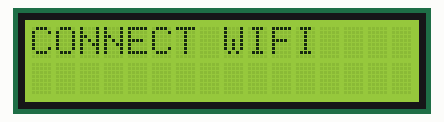
Simulated run of this sketch. Board: Arduino Uno R4 WiFi. Parts: 16×2 character LCD. WiFi joins after 1.5 s; servers stay silent unless stated.

Above: at 0.1 s.
At 1.7 s:
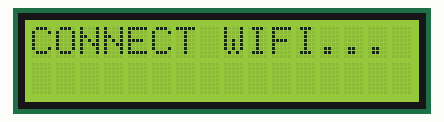
At 3.7 s:
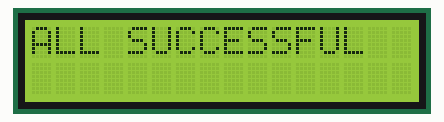

The sketch:

ConnectWiFi.ino
```cpp
#include "WiFiS3.h"
#include <Wire.h>
#include <LiquidCrystal_I2C.h>

LiquidCrystal_I2C lcd(0x3F, 16, 2);

// SSID及びPASSはコピペする際に必ず消去してください。個人情報です。
#define SECRET_SSID ""
#define SECRET_PASS ""

void setup() {
    Serial.begin(9600);

    lcd.init();
    lcd.backlight();

    lcd.setCursor(0, 0);
    lcd.print("CONNECT WIFI ");

    delay(500);
    lcd.clear();
    lcd.setCursor(0, 0);
    lcd.print("CONNECT WIFI.");

    delay(500);
    lcd.clear();
    lcd.setCursor(0, 0);
    lcd.print("CONNECT WIFI..");

    delay(500);
    lcd.clear();
    lcd.setCursor(0, 0);
    lcd.print("CONNECT WIFI...");
    delay(500);

    Serial.println(SECRET_SSID);
    WiFi.begin(SECRET_SSID, SECRET_PASS);
}

void loop() {
    if (WiFi.status() == WL_CONNECTED) {
        lcd.clear();
        lcd.setCursor(0, 0);
        lcd.print("ALL SUCCESSFUL");
    } else {
        lcd.clear();
        lcd.setCursor(0, 0);
        lcd.print("ERROR");
    }

    delay(1000);
}
```

Measured:
- what the display in image 1 shows lasts 2.0 s, from 1.6 s to 3.6 s
